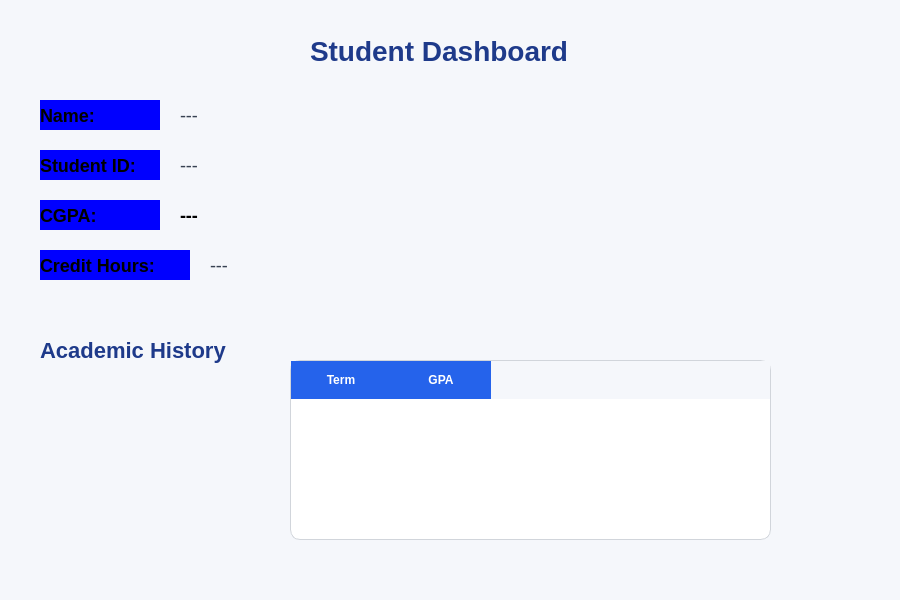
<?xml version="1.0" encoding="UTF-8"?>
<ui version="4.0">
 <class>StudentDashboard</class>
 <widget class="QWidget" name="StudentDashboard">
  <property name="geometry">
   <rect>
    <x>0</x>
    <y>0</y>
    <width>900</width>
    <height>600</height>
   </rect>
  </property>
  <property name="windowTitle">
   <string>Student Dashboard</string>
  </property>
  <property name="styleSheet">
   <string notr="true">
background-color: #f5f7fb;
font-family: Segoe UI;
   </string>
  </property>
  <widget class="QLabel" name="labelTitle">
   <property name="geometry">
    <rect>
     <x>310</x>
     <y>10</y>
     <width>350</width>
     <height>81</height>
    </rect>
   </property>
   <property name="styleSheet">
    <string notr="true">
font-size: 28px;
font-weight: bold;
color: #1e3a8a;
background: transparent;
    </string>
   </property>
   <property name="text">
    <string>Student Dashboard</string>
   </property>
  </widget>
  <widget class="QLabel" name="staticName">
   <property name="geometry">
    <rect>
     <x>40</x>
     <y>100</y>
     <width>120</width>
     <height>30</height>
    </rect>
   </property>
   <property name="styleSheet">
    <string notr="true">
font-size:18px;
font-weight:bold;
background: blue;
    </string>
   </property>
   <property name="text">
    <string>Name:</string>
   </property>
  </widget>
  <widget class="QLabel" name="labelName">
   <property name="geometry">
    <rect>
     <x>180</x>
     <y>100</y>
     <width>250</width>
     <height>30</height>
    </rect>
   </property>
   <property name="styleSheet">
    <string notr="true">
font-size:18px;
color:#374151;
background: transparent;
    </string>
   </property>
   <property name="text">
    <string>---</string>
   </property>
  </widget>
  <widget class="QLabel" name="staticID">
   <property name="geometry">
    <rect>
     <x>40</x>
     <y>150</y>
     <width>120</width>
     <height>30</height>
    </rect>
   </property>
   <property name="styleSheet">
    <string notr="true">
font-size:18px;
font-weight:bold;
background: blue;
    </string>
   </property>
   <property name="text">
    <string>Student ID:</string>
   </property>
  </widget>
  <widget class="QLabel" name="labelID">
   <property name="geometry">
    <rect>
     <x>180</x>
     <y>150</y>
     <width>250</width>
     <height>30</height>
    </rect>
   </property>
   <property name="styleSheet">
    <string notr="true">
font-size:18px;
color:#374151;
background: transparent;
    </string>
   </property>
   <property name="text">
    <string>---</string>
   </property>
  </widget>
  <widget class="QLabel" name="staticCGPA">
   <property name="geometry">
    <rect>
     <x>40</x>
     <y>200</y>
     <width>120</width>
     <height>30</height>
    </rect>
   </property>
   <property name="styleSheet">
    <string notr="true">
font-size:18px;
font-weight:bold;
background: blue;
    </string>
   </property>
   <property name="text">
    <string>CGPA:</string>
   </property>
  </widget>
  <widget class="QLabel" name="labelCGPA">
   <property name="geometry">
    <rect>
     <x>180</x>
     <y>200</y>
     <width>250</width>
     <height>30</height>
    </rect>
   </property>
   <property name="styleSheet">
    <string notr="true">color:black;
font-size:18px;

font-weight:bold;
background: transparent;
    </string>
   </property>
   <property name="text">
    <string>---</string>
   </property>
  </widget>
  <widget class="QLabel" name="staticHours">
   <property name="geometry">
    <rect>
     <x>40</x>
     <y>250</y>
     <width>150</width>
     <height>30</height>
    </rect>
   </property>
   <property name="styleSheet">
    <string notr="true">
font-size:18px;
font-weight:bold;
background: blue;
    </string>
   </property>
   <property name="text">
    <string>Credit Hours:</string>
   </property>
  </widget>
  <widget class="QLabel" name="labelHours">
   <property name="geometry">
    <rect>
     <x>210</x>
     <y>250</y>
     <width>250</width>
     <height>30</height>
    </rect>
   </property>
   <property name="styleSheet">
    <string notr="true">
font-size:18px;
color:#374151;
background: transparent;
    </string>
   </property>
   <property name="text">
    <string>---</string>
   </property>
  </widget>
  <widget class="QLabel" name="labelHistory">
   <property name="geometry">
    <rect>
     <x>40</x>
     <y>330</y>
     <width>300</width>
     <height>40</height>
    </rect>
   </property>
   <property name="styleSheet">
    <string notr="true">
font-size:22px;
font-weight:bold;
color:#1e3a8a;
background: transparent;
    </string>
   </property>
   <property name="text">
    <string>Academic History</string>
   </property>
  </widget>
  <widget class="QTableWidget" name="historyTable">
   <property name="geometry">
    <rect>
     <x>290</x>
     <y>360</y>
     <width>481</width>
     <height>180</height>
    </rect>
   </property>
   <property name="styleSheet">
    <string notr="true">QTableWidget {
    background-color: white;
    border: 1px solid #d1d5db;
    border-radius: 10px;
    gridline-color: #e5e7eb;
    color: black;
    font-size: 14px;
}



QTableWidget::item:selected {
    background-color: #dbeafe;
    color: black;
}

QHeaderView::section {
    background-color: #2563eb;
    color: white;
    font-weight: bold;
    padding: 10px;
    border: none;
}

QTableCornerButton::section {
    background-color: #2563eb;
    border: none;
}

QScrollBar:horizontal,
QScrollBar:vertical {
    background: #f3f4f6;
    border: none;
    border-radius: 5px;
}

QScrollBar::handle:horizontal,
QScrollBar::handle:vertical {
    background: #9ca3af;
    border-radius: 5px;
}</string>
   </property>
   <column>
    <property name="text">
     <string>Term</string>
    </property>
   </column>
   <column>
    <property name="text">
     <string>GPA</string>
    </property>
   </column>
  </widget>
 </widget>
 <resources/>
 <connections/>
</ui>
